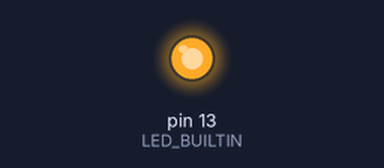
Simulated run of this sketch. Board: Arduino Uno, built with avr-gcc and run on an emulated ATmega328P. On the bench: output pins drawn as LEDs (lit = HIGH).

Above: at 0.1 s.
Timing chart, 0 to 1.6 s (numbered marks = the images above):
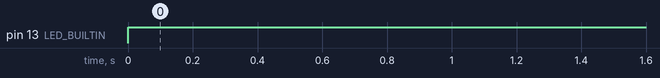

The sketch:

Blink-SOS.ino
```cpp
void setup() {
  pinMode(LED_BUILTIN, OUTPUT);
}

void loop() {
  digitalWrite(LED_BUILTIN, HIGH);
  delay(1000);
  digitalWrite(LED_BUILTIN, HIGH);
  delay(1000);
  digitalWrite(LED_BUILTIN, HIGH);
  delay(1000);
  digitalWrite(LED_BUILTIN, HIGH);
  delay(2000);
  digitalWrite(LED_BUILTIN, HIGH);
  delay(2000);
  digitalWrite(LED_BUILTIN, HIGH);
  delay(2000);
}
```

Measured:
- by itself, pin 13 (LED_BUILTIN): LOW → HIGH at 0.00 s
